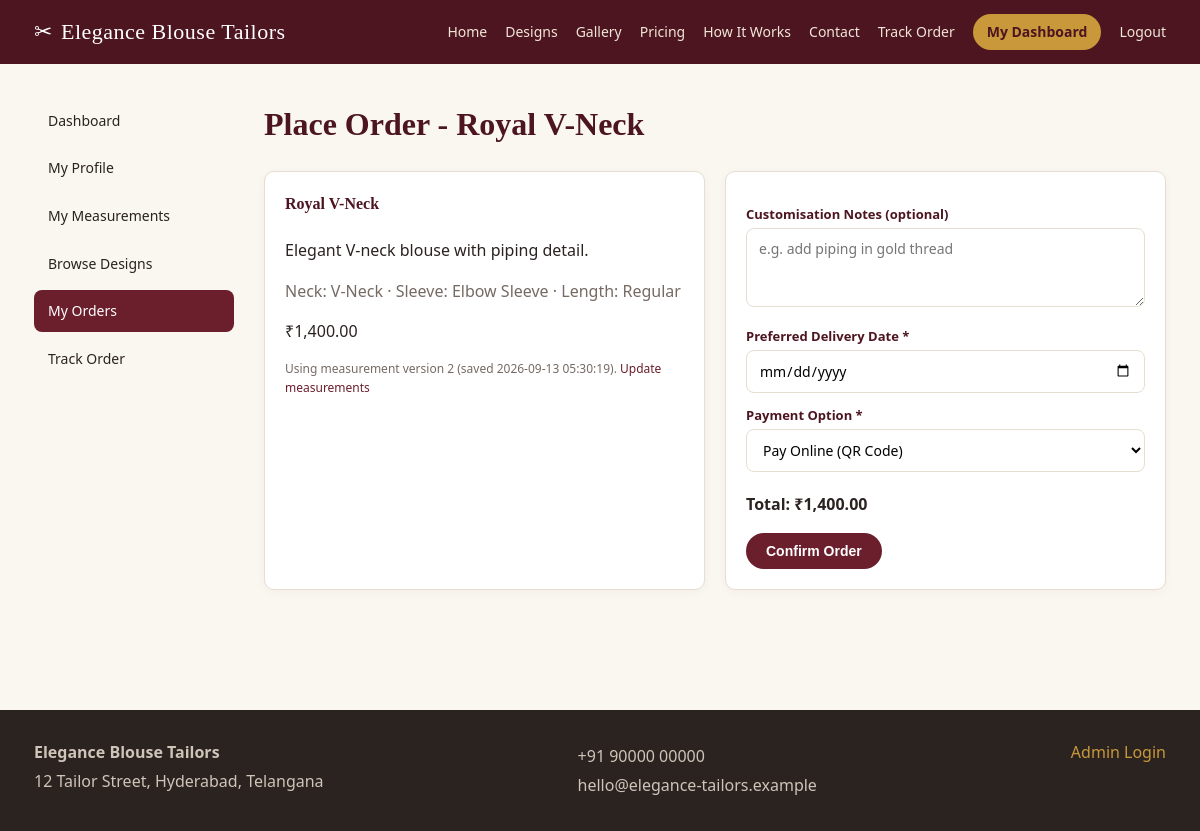
The app's page /customer/order/new/1 (signed in) with its own data.
### tables this page shows
CREATE TABLE website_settings (
    setting_key     TEXT PRIMARY KEY,
    setting_value   TEXT
);

CREATE TABLE designs (
    id                      INTEGER PRIMARY KEY AUTOINCREMENT,
    name                    TEXT NOT NULL,
    description             TEXT,
    category                TEXT,
    neck_style              TEXT,
    sleeve_style            TEXT,
    blouse_length           TEXT,
    customisation_details   TEXT,
    base_price              REAL NOT NULL DEFAULT 0,
    additional_charges      REAL NOT NULL DEFAULT 0,
    image_path              TEXT,
    status                  TEXT NOT NULL DEFAULT 'ACTIVE',   -- ACTIVE / INACTIVE
    created_at              TEXT NOT NULL DEFAULT (datetime('now')),
    modified_at             TEXT NOT NULL DEFAULT (datetime('now'))
);

CREATE TABLE measurements (
    id              INTEGER PRIMARY KEY AUTOINCREMENT,
    customer_id     INTEGER NOT NULL REFERENCES customers(id),
    version         INTEGER NOT NULL,
    blouse_length   REAL,
    shoulder        REAL,
    bust            REAL,
    waist           REAL,
    armhole         REAL,
    sleeve_length   REAL,
    sleeve_round    REAL,
    neck_front      REAL,
    neck_back       REAL,
    neck_width      REAL,
    neck_depth      REAL,
    other_notes     TEXT,
    is_current      INTEGER NOT NULL DEFAULT 1,
    created_at      TEXT NOT NULL DEFAULT (datetime('now')),
    UNIQUE(customer_id, version)
);

### app/customer.py (the view, shortened to what this page needs)
@bp.route("/order/new/<int:design_id>", methods=["GET", "POST"])
@customer_login_required
def new_order(design_id):
    customer = current_customer()
    design = db.query("SELECT * FROM designs WHERE id = ? AND status = 'ACTIVE'",
                       (design_id,), one=True)
    if not design:
        flash("This design is not available.", "danger")
        return redirect(url_for("public.designs"))
    measurement = db.query(
        "SELECT * FROM measurements WHERE customer_id = ? AND is_current = 1",
        (customer["id"],), one=True,
    )
    if not measurement:
        flash("Please add your measurements before placing an order.", "warning")
        return redirect(url_for("customer.measurements", first_time=1))
    total_amount = (design["base_price"] or 0) + (design["additional_charges"] or 0)
    return render_template("customer/new_order.html", design=design, measurement=measurement,
                            total_amount=total_amount)

### app/db.py (called while the page is built)
def _connect_sqlite():
    path = current_app.config["SQLITE_PATH"]
    Path(path).parent.mkdir(parents=True, exist_ok=True)
    conn = sqlite3.connect(path)
    conn.row_factory = sqlite3.Row
    conn.execute("PRAGMA foreign_keys = ON")
    return conn

def get_db():
    if "db" not in g:
        engine = current_app.config["DB_ENGINE"]
        g.db = _connect_sqlite() if engine == "sqlite" else _connect_mssql()
        g.db_engine = engine
    return g.db

def _rows_to_dicts(cur, rows):
    columns = [col[0] for col in cur.description]
    return [dict(zip(columns, row)) for row in rows]

def query(sql, params=(), one=False):
    conn = get_db()
    cur = conn.cursor()
    cur.execute(sql, params)
    raw_rows = cur.fetchall()
    rows = _rows_to_dicts(cur, raw_rows)
    cur.close()
    if one:
        return rows[0] if rows else None
    return rows

### app/utils.py (called while the page is built)
def customer_login_required(view):
    @wraps(view)
    def wrapped(*args, **kwargs):
        if not session.get("customer_id"):
            flash("Please login to continue.", "warning")
            return redirect(url_for("auth.customer_login", next=request.path))
        return view(*args, **kwargs)
    return wrapped

def current_customer():
    cid = session.get("customer_id")
    if not cid:
        return None
    return db.query("SELECT * FROM customers WHERE id = ?", (cid,), one=True)

def inr(amount):
    try:
        return f"\u20b9{float(amount):,.2f}"
    except (TypeError, ValueError):
        return amount

### templates/customer/new_order.html (shortened to what this page needs)
{% extends "customer/base.html" %}
{% block account_content %}
<h1>Place Order - {{ design.name }}</h1>
<div class="grid grid-2">
  <div class="card">
    <h4>{{ design.name }}</h4>
    <p>{{ design.description }}</p>
    <p class="muted">Neck: {{ design.neck_style }} &middot; Sleeve: {{ design.sleeve_style }} &middot; Length: {{ design.blouse_length }}</p>
    <p class="price">{{ total_amount | inr }}</p>
    <p class="help-text">Using measurement version {{ measurement.version }} (saved {{ measurement.created_at }}).
    <a href="{{ url_for('customer.measurements') }}">Update measurements</a></p>
  </div>
  <form method="post" class="card">
    <label>Customisation Notes (optional)</label>
    <textarea name="customisation_notes" rows="3" placeholder="e.g. add piping in gold thread"></textarea>
    <label>Preferred Delivery Date *</label>
    <input type="date" name="delivery_date" required min="{{ '' }}">
    <label>Payment Option *</label>
    <select name="payment_mode" required>
      <option value="ONLINE">Pay Online (QR Code)</option>
    </select>
    <div class="form-actions">
      <p><strong>Total: {{ total_amount | inr }}</strong></p>
      <button class="btn" type="submit">Confirm Order</button>
    </div>
  </form>
</div>
{% endblock %}

### templates/base.html (shortened to what this page needs)
<!DOCTYPE html>
<html lang="en">
<head>
<link rel="stylesheet" href="{{ url_for('static', filename='css/style.css') }}">
</head>
<body class="{% block body_class %}{% endblock %}">
<header class="site-header">
  <div class="container header-inner">
    <a class="brand" href="{{ url_for('public.home') }}" style="display:flex;align-items:center;gap:8px;">
      {% if site.logo_path %}
        <img src="{{ url_for('media', filename=site.logo_path) }}" alt="{{ site.brand_name or 'Logo' }}"
             style="height:100px;width:auto;display:block;">
      {% else %}
        <span>✂</span>
      {% endif %}
      {{ site.brand_name or 'Tailoring Studio' }}
    </a>
    <nav class="main-nav" id="mainNav">
      <a href="{{ url_for('public.home') }}">Home</a>
      <a href="{{ url_for('public.designs') }}">Designs</a>
      <a href="{{ url_for('public.gallery') }}">Gallery</a>
      <a href="{{ url_for('public.pricing') }}">Pricing</a>
      <a href="{{ url_for('public.how_it_works') }}">How It Works</a>
      <a href="{{ url_for('public.contact') }}">Contact</a>
      <a href="{{ url_for('public.track_order') }}">Track Order</a>
      {% if session.get('customer_id') %}
        <a href="{{ url_for('customer.dashboard') }}" class="nav-cta">My Dashboard</a>
        <a href="{{ url_for('auth.customer_logout') }}">Logout</a>
      {% else %}
        <a href="{{ url_for('auth.customer_login') }}">Login</a>
        <a href="{{ url_for('auth.customer_register') }}" class="nav-cta">Sign Up</a>
      {% endif %}
    </nav>
  </div>
</header>
<main class="container page-content">
  {% block content %}{% endblock %}
</main>
<footer class="site-footer">
  <div class="container footer-inner">
    <div>
      <strong>{{ site.brand_name or 'Tailoring Studio' }}</strong>
      <p>{{ site.address or '' }}</p>
    </div>
    <div>
      <p>{{ site.contact_number or '' }}</p>
      <p>{{ site.contact_email or '' }}</p>
    </div>
    <div>
      <a href="{{ url_for('auth.admin_login') }}">Admin Login</a>
    </div>
  </div>
</footer>
</body>
</html>

### static/css/style.css (style rules this page uses)
:root { --maroon: #6b1e2b; --maroon-dark: #4c1520; --gold: #c8983b; --cream: #faf6f0; --ink: #2b2320; --muted: #766a63; --border: #e7ddd0; --success: #2e7d4f; --danger: #b33a3a; --warning: #a8711f; --info: #2f6a8f; --radius: 10px; }
* { box-sizing: border-box; }
body { margin: 0; font-family: "Segoe UI", "Helvetica Neue", Arial, sans-serif; color: var(--ink); background: var(--cream); line-height: 1.55; }
.container { max-width: 1180px; margin: 0 auto; padding: 0 24px; }
a { color: var(--maroon); text-decoration: none; }
h1, h2, h3, h4 { font-family: Georgia, "Times New Roman", serif; color: var(--maroon-dark); margin-top: 0; }
p { color: var(--ink); }
.site-header { background: var(--maroon-dark); color: #fff; position: sticky; top: 0; z-index: 50; }
.header-inner { display: flex; align-items: center; justify-content: space-between; padding: 14px 24px; }
.brand { color: #fff; font-family: Georgia, serif; font-size: 22px; letter-spacing: .5px; }
.main-nav { display: flex; align-items: center; gap: 18px; flex-wrap: wrap; }
.main-nav a { color: #f1e6d8; font-size: 14px; }
.nav-cta { background: var(--gold); color: var(--maroon-dark) !important; padding: 7px 14px; border-radius: 20px; font-weight: 600; }
.site-footer { background: var(--ink); color: #cfc4b8; margin-top: 60px; padding: 30px 0; }
.footer-inner { display: flex; justify-content: space-between; flex-wrap: wrap; gap: 20px; }
.footer-inner a { color: var(--gold); }
.footer-inner p { margin: 4px 0; color: #cfc4b8; }
.page-content { padding: 36px 24px 60px; min-height: 60vh; }
.grid { display: grid; gap: 20px; }
.grid-2 { grid-template-columns: repeat(2, 1fr); }
.card { background: #fff; border: 1px solid var(--border); border-radius: var(--radius); padding: 20px; box-shadow: 0 2px 10px rgba(75,40,20,0.04); }
.btn { display: inline-block; padding: 10px 20px; border-radius: 24px; border: none; background: var(--maroon); color: #fff; cursor: pointer; font-size: 14px; font-weight: 600; }
label { display: block; font-size: 13px; font-weight: 600; margin: 12px 0 4px; color: var(--maroon-dark); }
input, select, textarea { width: 100%; padding: 10px 12px; border: 1px solid var(--border); border-radius: 8px; font-size: 14px; font-family: inherit; background: #fff; }
textarea { resize: vertical; }
.form-actions { margin-top: 20px; }
.help-text { color: var(--muted); font-size: 12px; margin-top: 4px; }
.muted { color: var(--muted); }

### records on screen
website_settings: setting_value "Elegance Blouse Tailors"
designs: name "Royal V-Neck", description "Elegant V-neck blouse with piping detail.", neck_style "V-Neck", sleeve_style "Elbow Sleeve", blouse_length "Regular"
measurements: version "2", created_at "2026-09-13 05:30:19"
website_settings: setting_value "12 Tailor Street, Hyderabad, Telangana"
website_settings: setting_value "+91 90000 00000"
website_settings: setting_value "hello@elegance-tailors.example"

### other values on screen
{{ total_amount | inr }} "₹1,400.00"
